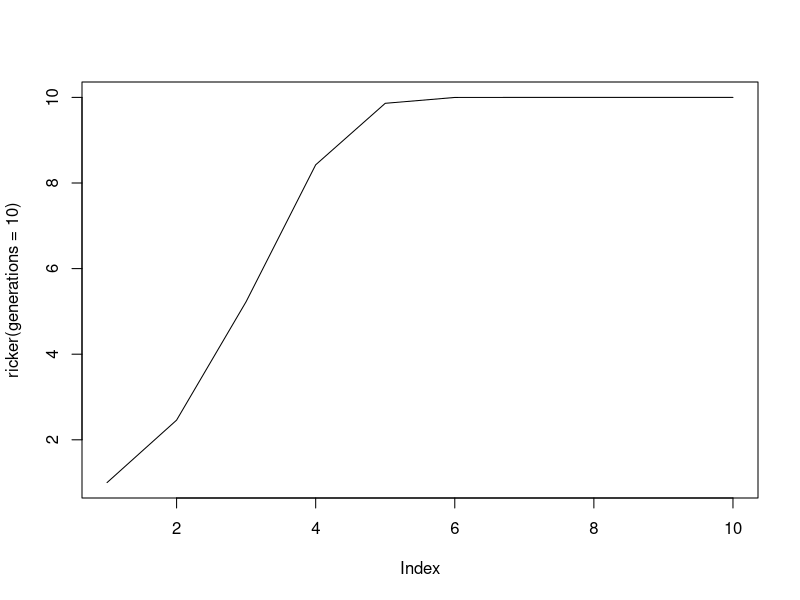

Write R code to recreate this figure.
ricker <- function(N0=1, r=1, K=10, generations=50)
{
  # runs a simulation of the ricker model
  # returns a vector of length generations
  
  N <- rep(NA, generations)    # Creates a vector of NA
  
  N[1] <- N0
  for (t in 2:generations)
  {
    N[t] <- N[t-1] * exp(r*(1.0-(N[t-1]/K)))
  }
  return (N)
}
plot(ricker(generations=10), type="l")
